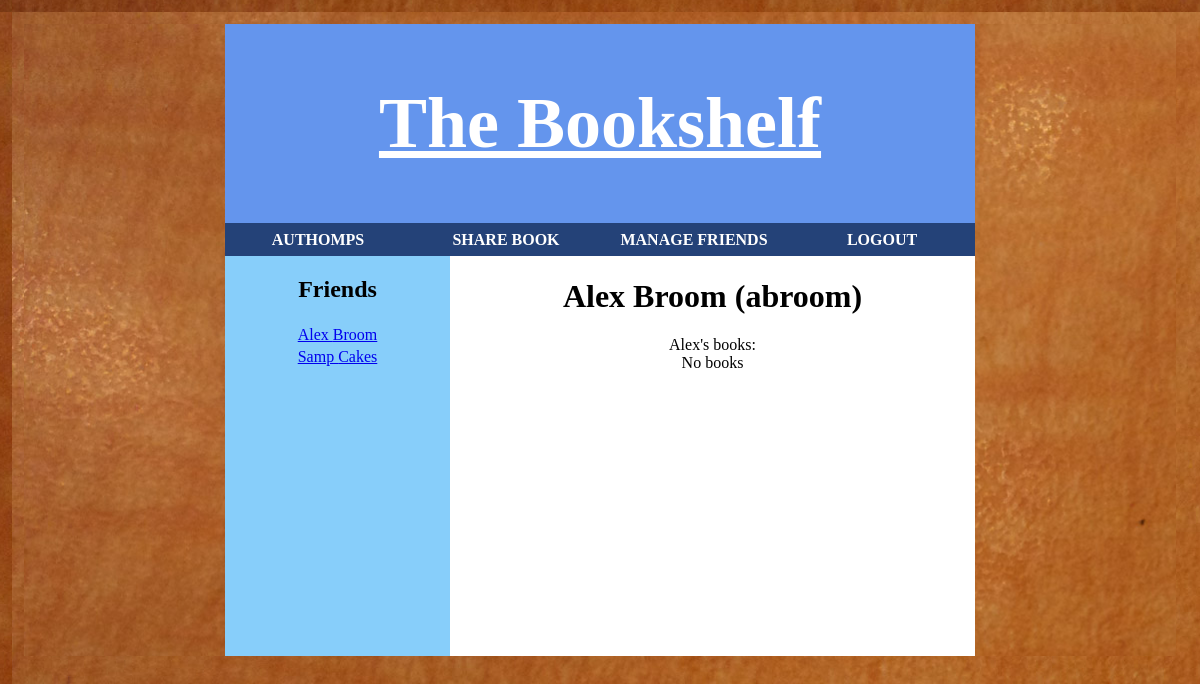
Screenshot of /friend_homepage.php?friend_name=abroom (signed in) with the database file from the repository.
### tables this page shows
CREATE TABLE users
( 	username VARCHAR(20) PRIMARY KEY NOT NULL,
	password VARCHAR(20) NOT NULL,
	current_book VARCHAR(13),
	first_name VARCHAR(20),
	last_name VARCHAR(20),
	FOREIGN KEY (current_book) REFERENCES books(isbn)
);

### friend_homepage.php (the view, shortened to what this page needs)
<?php
	$username = $_SESSION['username'];
	$friend_name = $_GET['friend_name']
?>
<!DOCTYPE html>
<html>
<head>
	<link rel="stylesheet" type="text/css" href="css/bookshelf.css" />
</head>
<body>
	<div id="wrap">
		<?php
			include('directory.php');
			include('friends_list.php');
		?>
		<div id="main">
			<?php
				include('access_database.php');
				$username = $friend_name;
				$nameQuery = "SELECT first_name, last_name FROM users WHERE username = '".$friend_name."'";
				$nameInfo = $db->query($nameQuery);
				$row = $nameInfo->fetch_assoc();
				$name = $row['first_name']." ".$row['last_name'];
				$bookQuery = "SELECT isbn, title, author_first_name, author_last_name FROM books JOIN usersBooks WHERE isbn = book AND user = '".$username."'";
				$bookStmt = $db->query($bookQuery);
				echo "<h1>".$name." (".$username.")</h1>".$row['first_name']."'s books:";
				$num_rows = $bookStmt->num_rows;
				if ($num_rows == 0) {
					echo "<p>No books</p>";
				}
			?>
		</div>
	</div>
</body>
</html>

### friends_list.php (shortened to what this page needs)
<div id="friends">
	<h2 align="center">Friends</h2>
	<?php
		include('access_database.php');
		$friendQuery = "SELECT username, first_name, last_name FROM users JOIN friends WHERE username = friend AND user = '".$username."' ORDER BY last_name";
		$friendStmt = $db->query($friendQuery);
		$num_rows = $friendStmt->num_rows;
		if ($num_rows == 0) {
			echo "You have no friends.";
		} else {
			echo '<table class="friends_list">';
			for ($i=0; $i < $num_rows; $i++) {
				$row = $friendStmt->fetch_assoc();
				echo '<tr><td>'.'<a href="friend_homepage.php?friend_name='.$row['username'].'">'.$row['first_name'].' '.$row['last_name'].'</a>'.'</td></tr>';
			}
			echo "</table>";
		}
	?>
</div>

### css/bookshelf.css (style rules this page uses)
html, body { margin:1%; padding:0; background-image: url('background_wood.jpg'); }
#wrap { width:750px; height: 100%; margin:0 auto; font-size: 16px; background-color: #87CEFA; min-width: 550px; }
#main { float: right; margin:0 auto; text-align:center; background-color: white; width: 70%; min-height: 400px; }
#friends { float: left; width: 30%; height: 100%; background-color: #87CEFA; }
table { margin-left:auto; margin-right:auto; }
p { padding:0; margin:0; }

### rows the page displays
users: first_name "Alex", last_name "Broom", name "Alex Broom"
users: first_name "Samp", last_name "Cakes"

### other values shown
$username "AUTHOMPS"
$username "abroom"
